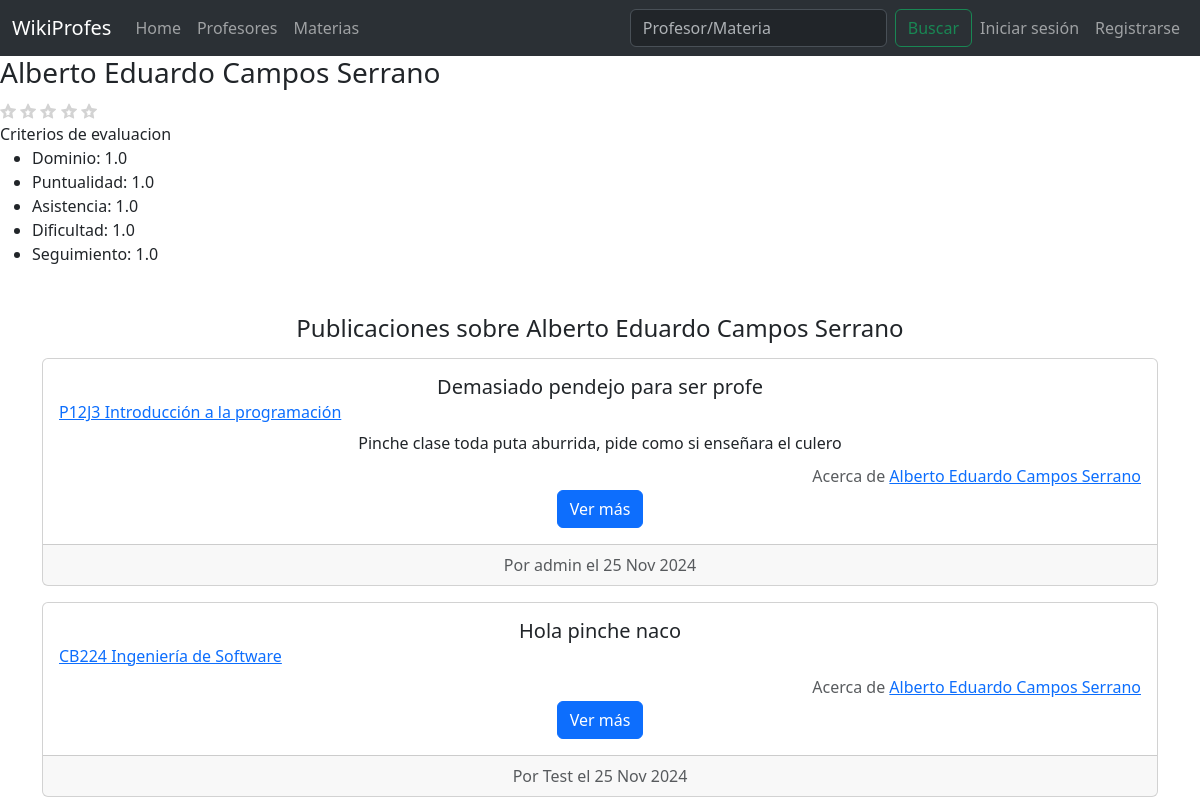
The page /profesor/2 on the database its author committed.
### profesor/models.py (models this page shows)
class Profesor(models.Model):
    nombre = models.CharField(max_length=80)
    usuarios = models.ManyToManyField(User, through='publicacion.Publicacion')
    @property
    def promedioCriterios(self):
        publicaciones = self.publicacion_set.all()
        if not publicaciones.exists():
            return {'dominio':0, 'puntualidad':0, 'asistencia':0, 'dificultad':0, 'seguimiento':0}
        criterios = ['dominio', 'puntualidad', 'asistencia', 'dificultad', 'seguimiento']
        promedios = {}
        for criterio in criterios:
            promedio = publicaciones.aggregate(promedio=Avg(criterio))['promedio'] or 0
            promedios[criterio] = round(promedio, 2)
        return promedios
    @property
    def promedioGeneral(self):
        publicaciones = self.publicacion_set.all()
        if not publicaciones.exists():
            return 0
        promedioTotal = publicaciones.aggregate(
            promedio = models.Avg(
                (models.F('dominio')+models.F('puntualidad')+
                models.F('asistencia')+models.F('dificultad')+
                models.F('seguimiento')) / 5
            )
        )['promedio']
        return round(promedioTotal / 2)
    def __str__(self):
        return f'{self.nombre}'

### publicacion/models.py (models this page shows, shortened)
class Publicacion(models.Model):
    profesor = models.ForeignKey(Profesor, on_delete=models.CASCADE)
    materia = models.ForeignKey(Materia, on_delete=models.CASCADE)
    usuario = models.ForeignKey(User, on_delete=models.CASCADE)
    titulo = models.CharField(max_length=80)
    fecha = models.DateField()
    comentario = models.TextField(max_length=2000)
    dominio = models.IntegerField()
    puntualidad = models.IntegerField()
    asistencia = models.IntegerField()
    dificultad = models.IntegerField()
    seguimiento = models.IntegerField()

### materia/models.py (models this page shows)
class Materia(models.Model):
    clave = models.CharField(max_length=10)
    nombre = models.CharField(max_length=80)
    departamento = models.CharField(max_length=50)
    profesores = models.ManyToManyField(Profesor, through='publicacion.Publicacion')
    usuarios = models.ManyToManyField(User, through='publicacion.Publicacion')
    def __str__(self):
        return f'{self.clave} {self.nombre}'

### publicacion/views.py (the view)
# urls.py: path('profesor/<int:profesor_id>', views.ProfesorView.as_view(), name='profesor'),
class ProfesorView(generic.ListView):
    template_name = 'profesor/profesorPerfil.html'
    context_object_name = 'publicaciones'
    def get_queryset(self):
        return Publicacion.objects.filter(profesor_id=self.kwargs['profesor_id'])
    def get_context_data(self, **kwargs):
        context = super().get_context_data(**kwargs)
        profesor = Profesor.objects.get(id=self.kwargs['profesor_id'])
        rangoEstrellas = range(1, 6)
        context['profesor'] = profesor
        context['promedios'] = profesor.promedioCriterios
        context['promedioGeneral'] = profesor.promedioGeneral
        context['rangoEstrellas'] = rangoEstrellas
        return context

### templates/profesor/profesorPerfil.html (shortened to what this page needs)
{% extends "base.html" %}
{% block content %}
<div>
    <h3>{{profesor.nombre}}</h3>
    <div class="calificacionGeneral">
    </div>
    <div>
        <a>Criterios de evaluacion</a>
        <ul>
            <li>Dominio:     {{ promedios.dominio|floatformat:1 }}</li>
            <li>Puntualidad: {{ promedios.puntualidad|floatformat:1 }}</li>
            <li>Asistencia:  {{ promedios.asistencia|floatformat:1 }}</li>
            <li>Dificultad:  {{ promedios.dificultad|floatformat:1 }}</li>
            <li>Seguimiento: {{ promedios.seguimiento|floatformat:1 }}</li>
        </ul>
    </div>
</div>
<div style="margin-top: 3rem;">
    <h4 style="text-align: center;"> Publicaciones sobre {{profesor}}</h4>
    {% for publicacion in publicaciones %}
    <section>
        <div class="container" style="margin-top: 1rem;">
            <div class="card text-center">
                <div class="card-body">
                <h5 class="card-title">{{publicacion.titulo}}</h5>
                <h6 class="card-subtitle mb-2 text-body-secondary text-start"><a href="{% url 'publicacion:materia' publicacion.materia.id %}">{{publicacion.materia}}</a></h6>
                <p class="card-text">{{publicacion.comentario}}</p>
                <h6 class="card-subtitle mb-2 text-body-secondary text-end">Acerca de <a href="{% url 'publicacion:profesor' publicacion.profesor.id %}">{{publicacion.profesor}}</a></h6>
                <a href="#" class="btn btn-primary">Ver más</a>
                </div>
                <div class="card-footer text-body-secondary">
                   Por {{publicacion.usuario}} el {{ publicacion.fecha|date:"d M Y" }}
                </div>
            </div>
        </div>
    </section>
    {% endfor %}
</div>
{% endblock content %}

### rows shown on the page
Profesor: nombre "Alberto Eduardo Campos Serrano"
Publicacion: titulo "Demasiado pendejo para ser profe", materia "P12J3 Introducción a la programación", comentario "Pinche clase toda puta aburrida, pide como si enseñara el culero", profesor "Alberto Eduardo Campos Serrano", usuario "admin", fecha "25 Nov 2024"
Publicacion: titulo "Hola pinche naco", materia "CB224 Ingeniería de Software", profesor "Alberto Eduardo Campos Serrano", usuario "Test", fecha "25 Nov 2024"

### other values the page prints
{{ promedios.dominio|floatformat:1 }} "1.0"
{{ promedios.puntualidad|floatformat:1 }} "1.0"
{{ promedios.asistencia|floatformat:1 }} "1.0"
{{ promedios.dificultad|floatformat:1 }} "1.0"
{{ promedios.seguimiento|floatformat:1 }} "1.0"
